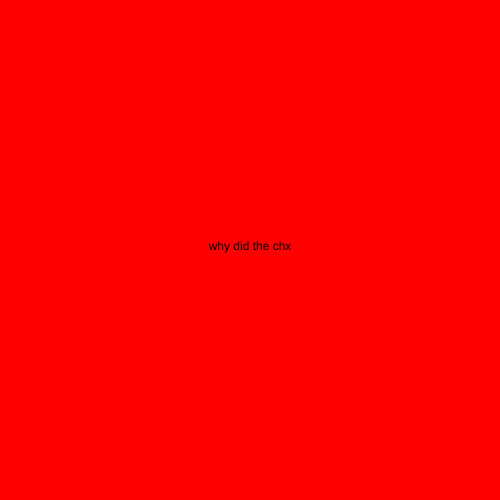
Frame 1 (no input)
Frame 60 (no input): identical to frame 1, image omitted
Frame 120 (the mouse pressed at the canvas centre since frame 60): identical to frame 1, image omitted

The p5.js sketch that drew this single still picture (run headless with seeded random() and noise() and a simulated clock; from frame 60 on, the mouse is pressed at the canvas centre):

// p5.js sketch
// ── sketch.js
let state = 0 ;

function setup() {
  createCanvas(500, 500);
  rectMode(CENTER) ;
  textAlign(CENTER) ;
}

function draw() {
switch (state) {
  case 0 :
    background("red") ;
    text("why did the chx", width / 2, height / 2) ;
    break ;

    case 1:
      background("blue") ;
      text("because", width / 2, height / 2) ;
      break ;
  }
}

function mouseReleased() {
state++ ;
if (state > 1) state = 0 ;
}
